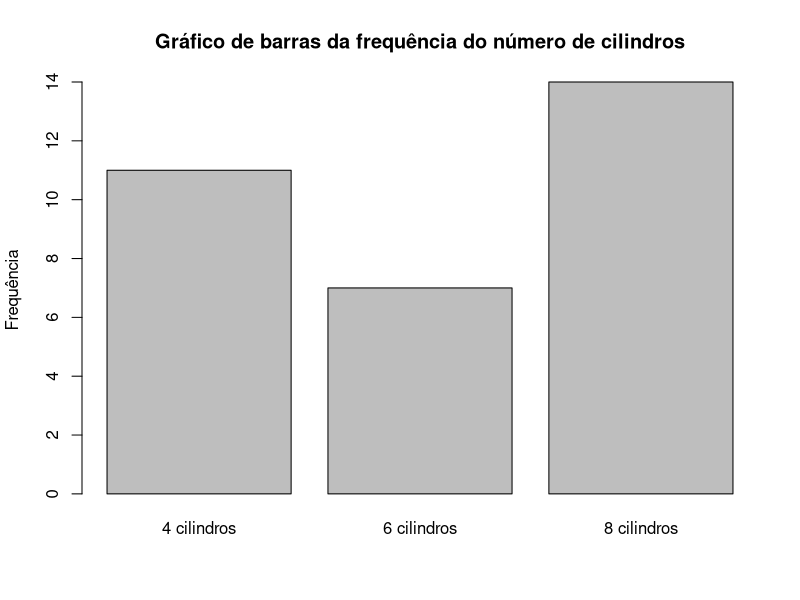
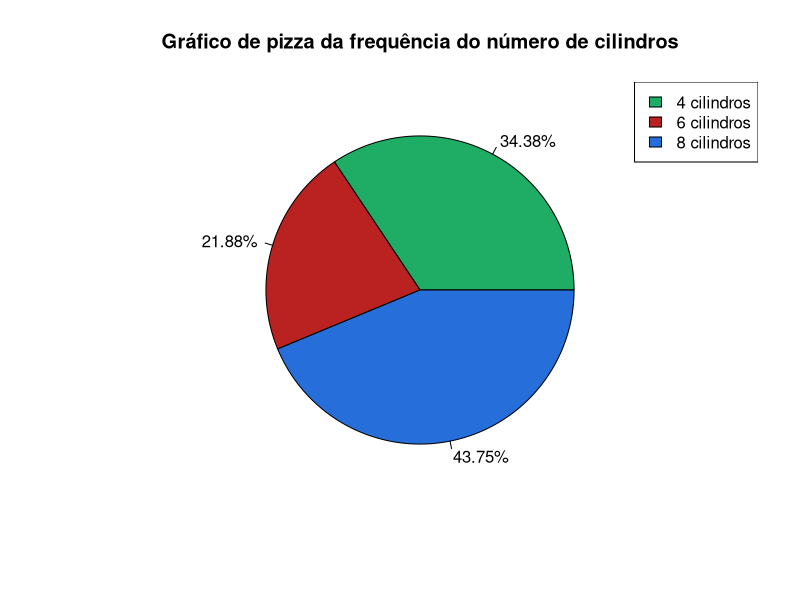
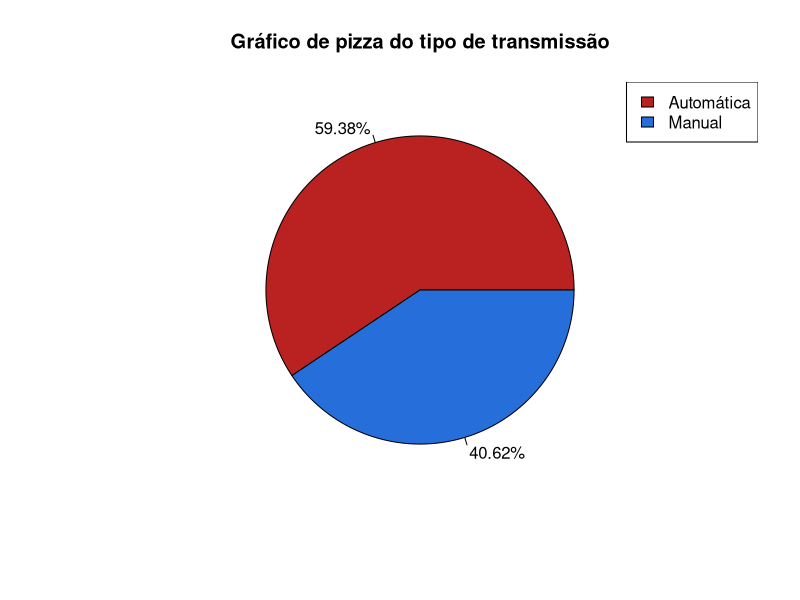
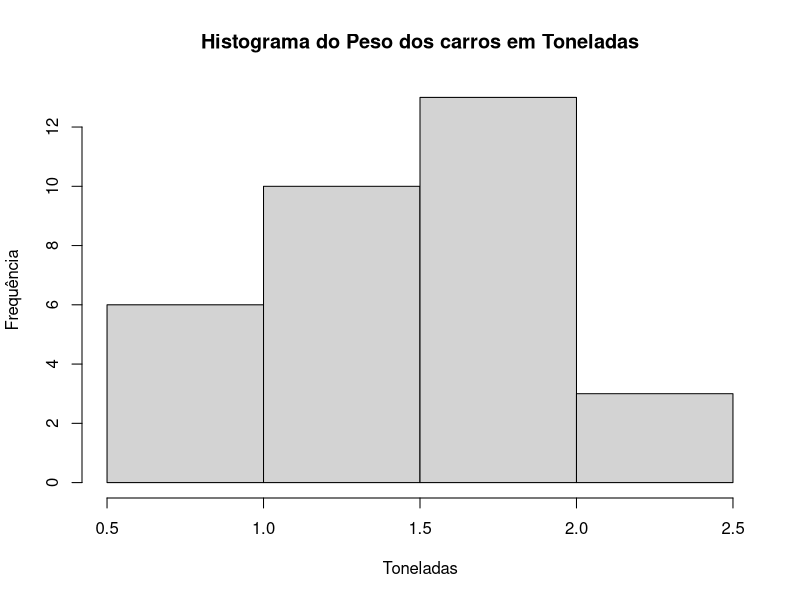

These charts were generated, in order, by the following R code:
## ---- chunk 1

alunos <- c(18, 18, 19, 20, 23, 20, 21, 22)
mean(alunos)

## ---- chunk 2
alunos <- c(18, 18, 19, 20, 23, 20, 21, 22, 50, 60)
mean(alunos)
## ---- chunk 3

numero_de_filhos <- c(1, 1, 1, 2, 2, 3, 4, 1, 1, 4, 2)

moda <- function(a) {
   uniqv <- unique(a)
   uniqv[which.max(tabulate(match(a, uniqv)))]
}

moda(numero_de_filhos)

## ---- chunk 4
num_alguma_coisa <- c(5, 6, 7, 8, 9, 10, 11, 12)
median(num_alguma_coisa)


## ---- chunk 5

observacoes <- c(1, 2, 3, 4, 5, 6, 8, 9)

mediana <- (4 + 5)/2
print(mediana)


## ---- chunk 6
observacoes <- c(1, 3, 3, 6, 7, 8, 9)

mediana <- 6
print(mediana)


## ---- chunk 7
library(data.table)
dados_iris <- iris
setnames(dados_iris, old = c('Sepal.Length', 'Sepal.Width', 'Petal.Length', 'Petal.Width', 'Species'), new = c('Comprimento_Sepala', 'Largura_Sepala', 'Comprimento_Petala', 'Largura_Sepala', 'Especie'))
dados_mtcars <- mtcars
dados_mtcars$qsec <- NULL
dados_mtcars$disp <- NULL
dados_mtcars$hp   <- NULL

setnames(dados_mtcars, old = c('mpg', 'cyl', 'drat', 'wt','vs', 'am', 'gear', 'carb'), new = c('Milhas_por_Galao', 'Numero_de_Cilindros', 'Razao_Eixo', 'Peso (1000 lbs)', 'Motor', 'Transmissao', 'Numero_eixos_dianteiros', 'Numero_carboradores'))

dados_mtcars['Peso (Ton)'] <- round(dados_mtcars$`Peso (1000 lbs)` * 0.45359237,3)
## ---- chunk 8
library(knitr)
library(rmarkdown)
paged_table(dados_iris)

## ---- chunk 9
barplot(table(dados_mtcars$Numero_de_Cilindros),
        main = 'Gráfico de barras da frequência do número de cilindros',
        xlab = ' ',
        ylab = 'Frequência',
        names.arg = c('4 cilindros', '6 cilindros', '8 cilindros'))
## ---- chunk 10

pie_chart <- table(dados_mtcars$Numero_de_Cilindros)
pie(pie_chart,
        main   = 'Gráfico de pizza da frequência do número de cilindros',
        labels = paste0(round(100 * pie_chart/sum(pie_chart), 2), '%'),
        col    = c('#1fad66', '#ba2121', '#266ed9')
          
        )

legend('topright', legend = c('4 cilindros', '6 cilindros', '8 cilindros'),
       fill =  c("#1fad66", "#ba2121", "#266ed9"))
## ---- chunk 11

pie_chart <- table(dados_mtcars$Transmissao)
pie(pie_chart,
        main   = 'Gráfico de pizza do tipo de transmissão',
        labels = paste0(round(100 * pie_chart/sum(pie_chart), 2), '%'),
        col    = c( '#ba2121', '#266ed9')
          
        )

legend('topright', legend = c('Automática', 'Manual'),
       fill =  c( "#ba2121", "#266ed9"))
## ---- chunk 12

hist(dados_mtcars$`Peso (Ton)`,
     main = 'Histograma do Peso dos carros em Toneladas',
     xlab = 'Toneladas',
     ylab = 'Frequência'
   )
